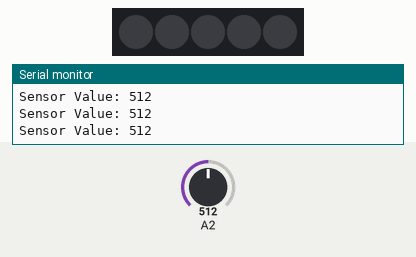
Simulated run of this sketch. Board: Arduino Uno, built with avr-gcc and run on an emulated ATmega328P. Parts: 5 RGB LEDs in strip order, left to right, the last lines printed to the serial monitor. The inputs (shaded band) are chosen by the test bench; at power-on: A2 = 512.

Above: at 3.2 s.
3.3 s: A2 set to 1004
4.8 s: A2 set to 1023
At 6.2 s:
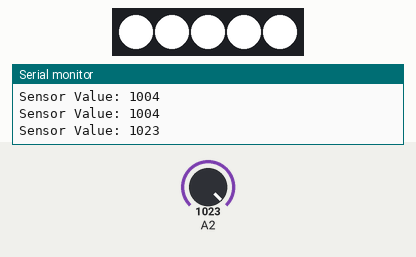
Timing chart, 0 to 7.8 s (numbered marks = the images above; inputs shaded):
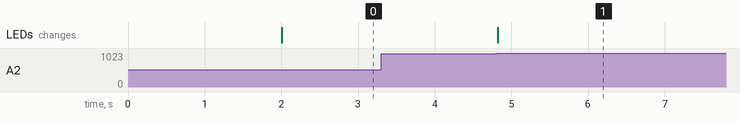

Measured:
- the behaviour switches between 1022 and 1023 on A2 (found by bisection; images 0 and 1)
- after the input at 4.8 s, the LEDs: change at once (image 1)

The sketch:

003.ino
```cpp
#include "FastLED.h"
#include <Adafruit_NeoPixel.h>

//LEDs
#define NEO_PIN 2
#define NUM_LEDS 5

Adafruit_NeoPixel pixels = Adafruit_NeoPixel(NUM_LEDS, NEO_PIN, NEO_GRB + NEO_KHZ800);

//Shake Switch
int sensor;           //Variable to store analog value (0-1023)


void setup()
{
  Serial.begin(9600);      //Only for debugging
  // sanity check delay - allows reprogramming if accidently blowing power w/leds
  delay(2000);
  //LED type
  //FastLED.addLeds<WS2812B, DATA_PIN, RGB>(leds, NUM_LEDS);
  pixels.begin(); // This initializes the NeoPixel library.

}

void loop() {

  sensor = analogRead(A2);
  //While sensor is not moving, analog pin receive 1023~1024 value
  if (sensor<1023){
    Serial.print("Sensor Value: ");
    Serial.println(sensor);

    //leds
    for(int i=0;i<NUM_LEDS;i++){
      //delay(700); // Delay for a period of time (in milliseconds).
      // pixels.Color takes RGB values, from 0,0,0 up to 255,255,255
      pixels.setPixelColor(i, pixels.Color(0,0,0)); // Moderately bright green color.
      pixels.show(); // This sends the updated pixel color to the hardware.
    }

  }
  else{
    Serial.print("Sensor Value: ");
    Serial.println(sensor);

    for(int i=0;i<NUM_LEDS;i++){

      // pixels.Color takes RGB values, from 0,0,0 up to 255,255,255
      pixels.setPixelColor(i, pixels.Color(255,255,255)); // Moderately bright red color.
      pixels.show(); // This sends the updated pixel color to the hardware.
    }
      delay(10000); // Delay for a period of time (in milliseconds).
    //FADE OFF
    for(int i=0;i<NUM_LEDS;i++){

      for(int val=255;val>0;val--){
      pixels.setPixelColor(i, pixels.Color(val,val,val)); // Moderately bright red color.
      pixels.show(); // This sends the updated pixel color to the hardware.
      }

    }
  }
  delay(50);
}
```
